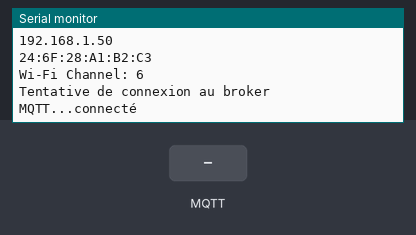
Simulated run of this program. Board: Seeed XIAO ESP32-C3. Parts: the last lines printed to the serial monitor. Inputs (shaded band) come from the test bench. WiFi joins after 1.5 s; servers stay silent unless stated; a WiFi scan finds three made-up networks; no MQTT or app messages arrive unless stated; nothing arrives over Bluetooth unless stated.

Above: at 7.7 s.
7.8 s: MQTT message "1" arrives on the first subscribed topic
At 8.2 s:
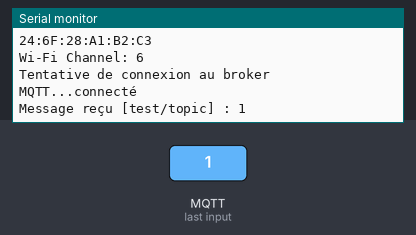
10.8 s: MQTT message "on" arrives on the first subscribed topic
At 13.2 s:
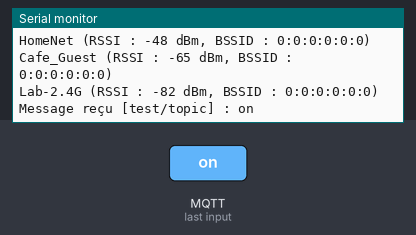
13.5 s: MQTT message "off" arrives on the first subscribed topic
At 14.9 s:
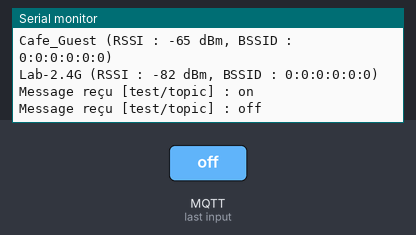

Measured:
- after the input at 7.8 s, the serial monitor: prints a new line at once (image 1)
- after the input at 10.8 s, the serial monitor: prints a new line after 1.2 s (image 2)
- after the input at 13.5 s, the serial monitor: prints a new line at once (image 3)

The program:

main.cpp
```cpp
#include <Arduino.h>
#include <WiFi.h>
#include <PubSubClient.h>
#include <BLEDevice.h>
#include <BLEUtils.h>
#include <BLEScan.h>

const char* ssid = "";
const char* password = "";

const char* mqtt_server = "188.165.52.200";

WiFiClient espClient;
PubSubClient client(espClient);

BLEScan* pBLEScan;
int scanTime = 5;

unsigned long lastMsg = 0;
const long interval = 10000;

String formatBSSID(uint8_t *bssid) {
    String bssidStr = "";
    for (int i = 0; i < 6; i++) {
        if (i > 0) {
            bssidStr += ":";
        }
        bssidStr += String(bssid[i], HEX);
    }
    return bssidStr;
}

void setup_wifi() {
    delay(5000);
    Serial.println();
    Serial.print("Connexion à ");
    Serial.println(ssid);

    WiFi.begin(ssid, password);

    while (WiFi.status() != WL_CONNECTED) {
        delay(500);
        Serial.print(".");
    }

    Serial.println("");
    Serial.println("WiFi connecté");
    Serial.println("Adresse IP : ");
    Serial.println(WiFi.localIP());
    Serial.println(WiFi.macAddress());
    Serial.print("Wi-Fi Channel: ");
    Serial.println(WiFi.channel());
}

void mqttConnect() {
    while (!client.connected()) {
        Serial.print("Tentative de connexion au broker MQTT...");
        if (client.connect("ESP32Client")) {
            Serial.println("connecté");
        } else {
            Serial.print("Échec, code erreur = ");
            Serial.print(client.state());
            Serial.println(" nouvelle tentative dans 5 secondes");
            delay(5000);
        }
    }
}

void callback(char* topic, byte* payload, unsigned int length) {
    Serial.print("Message reçu [");
    Serial.print(topic);
    Serial.print("] : ");

    for (int i = 0; i < length; i++) {
        Serial.print((char)payload[i]);
    }
    Serial.println();
}

void setup() {
    Serial.begin(115200);
    setup_wifi();

    BLEDevice::init("");

    pBLEScan = BLEDevice::getScan();
    pBLEScan->setInterval(100);
    pBLEScan->setWindow(99);
    pBLEScan->setActiveScan(true);

    client.setBufferSize(512);
    client.setServer(mqtt_server, 1883);
    client.setCallback(callback);
    mqttConnect();

    client.subscribe("test/topic");
}

void loop() {
    if (!client.connected()) {
        mqttConnect();
    }

    client.loop();

    unsigned long now = millis();
    if (now - lastMsg > interval) {
        lastMsg = now;

        Serial.println("Recherche des réseaux Wi-Fi...");
        int n = WiFi.scanNetworks();
        Serial.println("Scan Wi-Fi terminé.");

        if (n == 0) {
            Serial.println("Aucun réseau Wi-Fi trouvé");
        } else {
            String wifiResults = String(n) + " réseau(x) trouvé(s) :\n";
            for (int i = 0; i < n; ++i) {
                wifiResults += WiFi.SSID(i);
                wifiResults += " (RSSI : ";
                wifiResults += WiFi.RSSI(i);
                wifiResults += " dBm, BSSID : ";

                uint8_t* bssid = WiFi.BSSID(i);
                wifiResults += formatBSSID(bssid);
                wifiResults += ")\n";
            }

            Serial.println("Envoi des résultats Wi-Fi via MQTT...");
            bool success = client.publish("test/wifi_scan", wifiResults.c_str());

            if (success) {
                Serial.println("Résultats du scan Wi-Fi publiés avec succès :\n" + wifiResults);
            } else {
                Serial.println("Échec de la publication MQTT !");
            }
        }
    }
}
```
